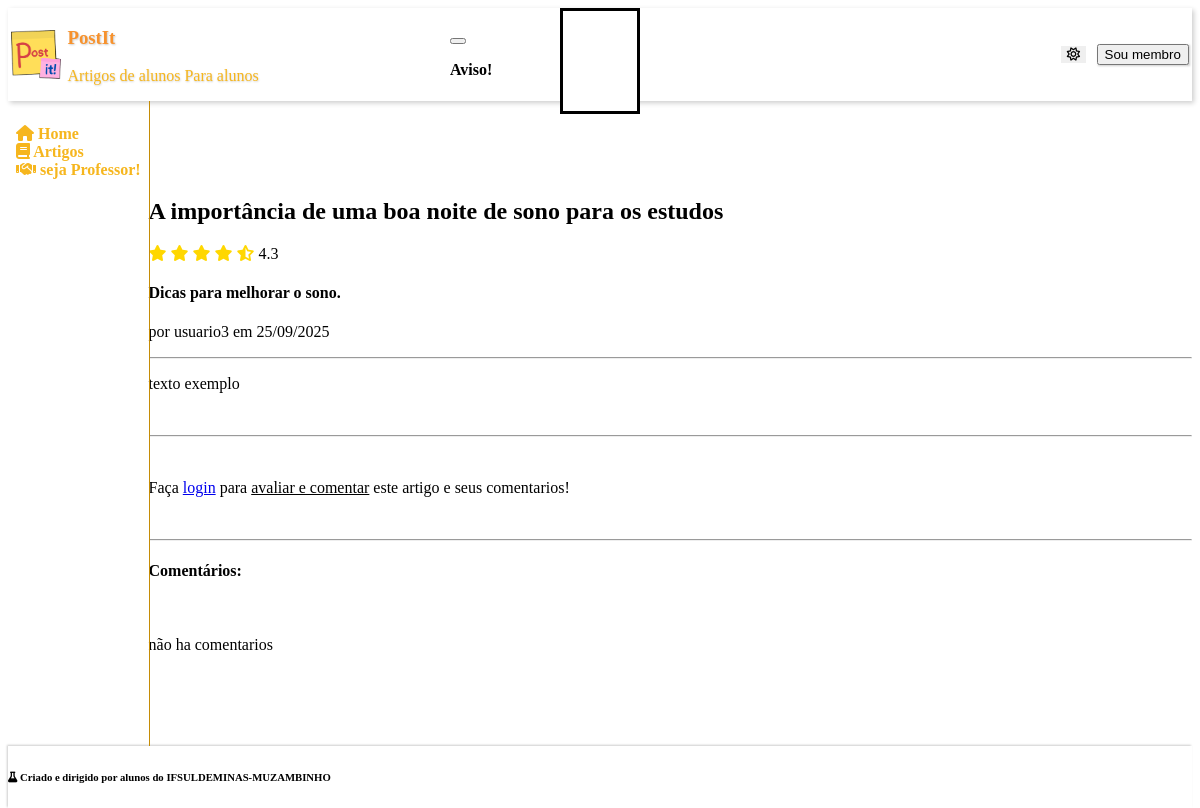
Screenshot of /PAGES/ARTICLE/read.php?id=5 with the database file from the repository.
### tables this page shows
CREATE TABLE articles (
    id INT AUTO_INCREMENT PRIMARY KEY,
    title VARCHAR(255) NOT NULL,
    descr TEXT NOT NULL,
    content TEXT NOT NULL,
    author_id INT NOT NULL,
    creation TIMESTAMP DEFAULT CURRENT_TIMESTAMP,
    views INT DEFAULT 0,
    rating INT DEFAULT 0,

    is_active boolean not null DEFAULT 1,

    FOREIGN KEY (author_id) REFERENCES users(id)
);

CREATE TABLE users (
    id INT AUTO_INCREMENT PRIMARY KEY,
    username VARCHAR(100) NOT NULL,
    pwd TEXT NOT NULL,
    position ENUM('user', 'professor', 'administrador') NOT NULL,
    creation TIMESTAMP DEFAULT CURRENT_TIMESTAMP,
    is_active boolean not null DEFAULT 1
);

### PHP/pull_content.php (called while the page is built, shortened)
<?php
if (isset($_GET['id']) && is_numeric($_GET['id'])) {
    require_once $pathToRoot.'PHP/db.php';
    $stmt = $pdo->prepare("
        SELECT articles.id, articles.title, articles.content, articles.creation, users.username AS author, articles.descr,
        AVG(ratings_article.rating) AS avg_rating
        FROM articles
        LEFT JOIN ratings_article ON articles.id = ratings_article.article_id
        JOIN users ON articles.author_id = users.id
        WHERE articles.id = ?
        GROUP BY articles.id, articles.title, articles.content, articles.creation, users.username
    ");
    $stmt->execute([$_GET['id']]);
    $GET = $stmt->fetch(PDO::FETCH_ASSOC);
} else {
    header("Location: ".$pathToRoot."PAGES/home.php?r=ID inválido.");
    exit();
}

### ASSETS/parsedown-master/Parsedown.php (called while the page is built, shortened)
<?php
class Parsedown
{
    function text($text)
    {
        $Elements = $this->textElements($text);
        $markup = $this->elements($Elements);
        $markup = trim($markup, "\n");
        return $markup;
    }
    protected function textElements($text)
    {
        $text = str_replace(array("\r\n", "\r"), "\n", $text);
        $text = trim($text, "\n");
        $lines = explode("\n", $text);
        return $this->linesElements($lines);
    }
    protected $breaksEnabled;
    protected $safeMode;
    protected $unmarkedBlockTypes = array(
        'Code',
    );
    protected function linesElements(array $lines)
    {
        $Elements = array();
        $CurrentBlock = null;
        foreach ($lines as $line)
        {
            $indent = strspn($line, ' ');
            $text = $indent > 0 ? substr($line, $indent) : $line;
            $Line = array('body' => $line, 'indent' => $indent, 'text' => $text);
            $marker = $text[0];
            $blockTypes = $this->unmarkedBlockTypes;
            foreach ($blockTypes as $blockType)
            {
                $Block = $this->{"block$blockType"}($Line, $CurrentBlock);
            }
            if (isset($Block))
            {
                $CurrentBlock = $Block;
            }
            else
            {
                $CurrentBlock = $this->paragraph($Line);
                $CurrentBlock['identified'] = true;
            }
        }
        if (isset($CurrentBlock))
        {
            $Elements[] = $this->extractElement($CurrentBlock);
        }
        return $Elements;
    }
    protected function extractElement(array $Component)
    {
        return $Component['element'];
    }
    protected function paragraph($Line)
    {
        return array(
            'type' => 'Paragraph',
            'element' => array(
                'name' => 'p',
                'handler' => array(
                    'function' => 'lineElements',
                    'argument' => $Line['text'],
                    'destination' => 'elements',
                ),
            ),
        );
    }
    protected function lineElements($text, $nonNestables = array())
    {
        $text = str_replace(array("\r\n", "\r"), "\n", $text);
        $Elements = array();
        $InlineText = $this->inlineText($text);
        $Elements[] = $InlineText['element'];
        foreach ($Elements as &$Element)
        {
            if ( ! isset($Element['autobreak']))
            {
                $Element['autobreak'] = false;
            }
        }
        return $Elements;
    }
    protected function inlineText($text)
    {
        $Inline = array(
            'extent' => strlen($text),
            'element' => array(),
        );
        $Inline['element']['elements'] = self::pregReplaceElements(
            $this->breaksEnabled ? '/[ ]*+\n/' : '/(?:[ ]*+\\\\|[ ]{2,}+)\n/',
            array(
                array('name' => 'br'),
                array('text' => "\n"),
            ),
            $text
        );
        return $Inline;
    }
    protected function handle(array $Element)
    {
        if (isset($Element['handler']))
        {
            if (!isset($Element['nonNestables']))
            {
                $Element['nonNestables'] = array();
            }
            if (is_string($Element['handler']))
            {
                $function = $Element['handler'];
                $argument = $Element['text'];
                unset($Element['text']);
                $destination = 'rawHtml';
            }
            else
            {
                $function = $Element['handler']['function'];
                $argument = $Element['handler']['argument'];
                $destination = $Element['handler']['destination'];
            }
            $Element[$destination] = $this->{$function}($argument, $Element['nonNestables']);
            unset($Element['handler']);
        }
        return $Element;
    }
    protected function element(array $Element)
    {
        $Element = $this->handle($Element);
        $hasName = isset($Element['name']);
        $markup = '';
        if ($hasName)
        {
            $markup .= '<' . $Element['name'];
        }
        $permitRawHtml = false;
        if (isset($Element['text']))
        {
            $text = $Element['text'];
        }
        elseif (isset($Element['rawHtml']))
        {
            $text = $Element['rawHtml'];
            $allowRawHtmlInSafeMode = isset($Element['allowRawHtmlInSafeMode']) && $Element['allowRawHtmlInSafeMode'];
            $permitRawHtml = !$this->safeMode || $allowRawHtmlInSafeMode;
        }
        $hasContent = isset($text) || isset($Element['element']) || isset($Element['elements']);
        if ($hasContent)
        {
            $markup .= $hasName ? '>' : '';
            if (isset($Element['elements']))
            {
                $markup .= $this->elements($Element['elements']);
            }
            elseif (isset($Element['element']))
            {
                $markup .= $this->element($Element['element']);
            }
            else
            {
                if (!$permitRawHtml)
                {
                    $markup .= self::escape($text, true);
                }
                else
                {
                    $markup .= $text;
                }
            }
            $markup .= $hasName ? '</' . $Element['name'] . '>' : '';
        }
        elseif ($hasName)
        {
            $markup .= ' />';
        }
        return $markup;
    }
    protected function elements(array $Elements)
    {
        $markup = '';
        $autoBreak = true;
        foreach ($Elements as $Element)
        {
            $autoBreakNext = (isset($Element['autobreak'])
                ? $Element['autobreak'] : isset($Element['name'])
            );
            $autoBreak = !$autoBreak ? $autoBreak : $autoBreakNext;
            $markup .= ($autoBreak ? "\n" : '') . $this->element($Element);
            $autoBreak = $autoBreakNext;
        }
        $markup .= $autoBreak ? "\n" : '';
        return $markup;
    }
    protected static function pregReplaceElements($regexp, $Elements, $text)
    {
        $newElements = array();
        $newElements[] = array('text' => $text);
        return $newElements;
    }
    protected static function escape($text, $allowQuotes = false)
    {
        return htmlspecialchars($text, $allowQuotes ? ENT_NOQUOTES : ENT_QUOTES, 'UTF-8');
    }
}

### PAGES/ARTICLE/read.php (the view, shortened to what this page needs)
<?php
    $depth = array_search('PI', array_reverse(explode(DIRECTORY_SEPARATOR, __DIR__)));
    $pathToRoot = ($depth !== false) ? str_repeat("../", $depth) : "";
    require_once $pathToRoot."ASSETS/TEMPLATES/header.php";
    require_once $pathToRoot."ASSETS/TEMPLATES/aside.php";
    require_once $pathToRoot."PHP/pull_content.php";
    echo "<link rel='stylesheet' href='".$pathToRoot."CSS/star_rating.css'>";
?>
            <div class="container-fluid">
                <hgroup>
                    <h1><?= $GET['title'] ?></h1>
                    <?php for($i=0; $i < floor($GET['avg_rating']); $i++): ?>
                    <i class="fa-solid fa-star" style="color: #FFD700;"></i>
                    <?php endfor; ?>
                    <?php if ($GET['avg_rating'] - floor($GET['avg_rating']) >= 0.1): ?>
                        <i class="fa-solid fa-star-half-stroke" style="color: #FFD700;"></i>
                    <?php endif; ?>
                    <?= round($GET['avg_rating'], 1) ?>
                    <h4><?= $GET['descr'] ?></h4>
                    <p>por <?= $GET['author'] ?> em <?= date('d/m/Y', strtotime($GET['creation'])) ?></p>
                </hgroup>
                <hr>
                <section class="content container-fluid">
                    <div class="container-fluid">
                        <hgroup>
                            <?php
                                require '../../ASSETS/parsedown-master/Parsedown.php';
                                $Parsedown = new Parsedown();
                                $html = $Parsedown->text($GET['content']);
                                echo $html;
                            ?>
                        </hgroup>
                    </div>
                </section>
                <br>
                <hr>
                <br>
                <?php if ($logged) :?>
                    <h4>Deixe sua avaliação!</h4>
                    <form action="<?= $pathToRoot ?>PHP/rate_article.php" method="POST" class="container-fluid">
                        <div class="input-button-group">
                            <input type="hidden" name="article_id" value="<?= $_GET['id'] ?>">
                            <div class="container-fluid star-rating">
                                    <?php for ($i=5; $i >= 1; $i--): ?>
                                        <input class="radio-input" type="radio" id="star<?=$i;?>" name="star-input" value="<?=$i;?>" />
                                        <label class="radio-label" class for="star<?=$i;?>" title="<?=$i;?> stars"><?=$i;?> stars</label>
                                    <?php endfor; ?>
                            </div>
                            <button type="submit" class="primary"><i class="fa-solid fa-star"></i></button>
                        </div>
                    </form>
                <?php else: ?>
                    <p>Faça <a href="<?= $pathToRoot ?>verify.php">login</a> para <u>avaliar e comentar</u> este artigo e seus comentarios!</p>
                <?php endif; ?>
                <br>
                <hr>
                <h4>Comentários:</h4>
                <br>
                <?php
                    require_once $pathToRoot."PHP/pull_coments.php";
                ?>
            </div>
        </section>
    </main>
<?php
    require_once $pathToRoot."ASSETS/TEMPLATES/modal.php";
    require_once $pathToRoot."ASSETS/TEMPLATES/footer.php";
?>

### CSS/mainpage.css (style rules this page uses)
:root { --pico-border-radius: 0.75rem; --pico-typography-spacing-vertical: 0.5rem; --pico-form-element-spacing-vertical: 0.5rem; --pico-form-element-spacing-horizontal: 0.7rem; --pico-block-spacing-vertical: 0.5rem; --color-brown-brighterer: #a05b1b; --color-brown-brighter: #884a10; --color-brown: #743C08; --color-brown-darker: #5e2d00; --color-brown-darkerer: #522700; --color-pumpkin-brighterer: #f7922d; --color-pumpkin-brighter: #eb831b; --color-pumpkin: #DF760B; --color-pumpkin-darker: #cc6600; --color-pumpkin-darkerer: #b65b00; --color-orange-brighterer: #ffcb51; --color-orange-brighter: #fdc43e; --color-orange: #F6B61E; --color-orange-darker: #da9e12; --color-orange-darkerer: #c58c06; --color-beige-brighterer: #fff9e6; --color-beige-brighter: #fff2cc; --color-beige: #FFEBAF; --color-beige-darker: #f3db94; --color-beige-darkerer: #e0c77c; --color-blue-brighterer: #51d0ff; --color-blue-brighter: #3ecaff; --color-blue: #1EB8F6; --color-blue-darker: #129ed9; --color-blue-darkerer: #068cc5; --color-shadow: rgba(0, 0, 0, 0.2); }
[data-theme=light], :root:not([data-theme=dark]) { --pico-text-selection-color: var(--color-brown-brighter); --pico-primary: var(--color-orange); --pico-primary-background: var(--color-orange-darker); --pico-primary-underline: var(--color-orange); --pico-primary-hover: var(--color-orange-darker); --pico-primary-hover-background: var(--color-orange-darkerer); --pico-primary-focus: var(--color-brown-brighterer); --pico-primary-inverse: #fff; }
html,html>body { height: 100%; }
html>body { display: flex; flex-direction: column; }

### rows the page displays
articles: title "A importância de uma boa noite de sono para os estudos", descr "Dicas para melhorar o sono.", author.username "usuario3", creation "25/09/2025", content "texto exemplo"

### other values shown
$GET['avg_rating'] "4.3"
